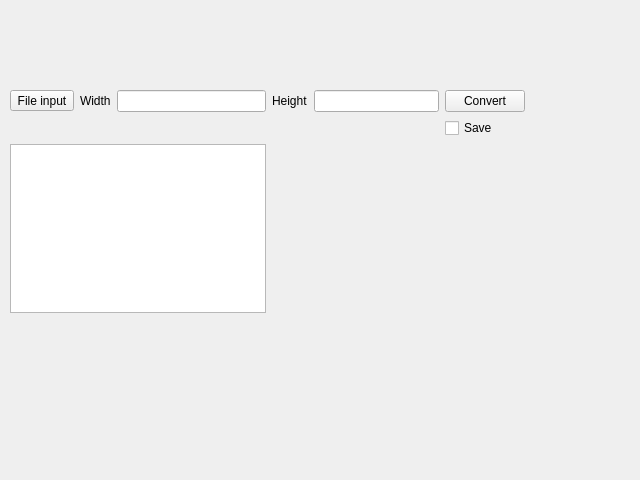
<?xml version="1.0" encoding="UTF-8"?>
<ui version="4.0">
 <class>Form</class>
 <widget class="QWidget" name="Form">
  <property name="geometry">
   <rect>
    <x>0</x>
    <y>0</y>
    <width>640</width>
    <height>480</height>
   </rect>
  </property>
  <property name="windowTitle">
   <string>Form</string>
  </property>
  <widget class="QWidget" name="layoutWidget">
   <property name="geometry">
    <rect>
     <x>10</x>
     <y>90</y>
     <width>515</width>
     <height>223</height>
    </rect>
   </property>
   <layout class="QGridLayout" name="gridLayout">
    <item row="0" column="2">
     <widget class="QLineEdit" name="lineEdit"/>
    </item>
    <item row="0" column="0">
     <widget class="QToolButton" name="findButton">
      <property name="toolTip">
       <string>&lt;html&gt;&lt;head/&gt;&lt;body&gt;&lt;p&gt;Нажмите для загрузки файла&lt;/p&gt;&lt;/body&gt;&lt;/html&gt;</string>
      </property>
      <property name="text">
       <string>File input</string>
      </property>
     </widget>
    </item>
    <item row="0" column="1">
     <widget class="QLabel" name="label">
      <property name="text">
       <string>Width</string>
      </property>
     </widget>
    </item>
    <item row="0" column="3">
     <widget class="QLabel" name="label_2">
      <property name="text">
       <string>Height</string>
      </property>
     </widget>
    </item>
    <item row="0" column="5">
     <widget class="QPushButton" name="pushButton">
      <property name="text">
       <string>Convert</string>
      </property>
     </widget>
    </item>
    <item row="0" column="4">
     <widget class="QLineEdit" name="lineEdit_2"/>
    </item>
    <item row="2" column="0" colspan="3">
     <widget class="QGraphicsView" name="graphicsView"/>
    </item>
    <item row="1" column="5">
     <widget class="QCheckBox" name="checkBox">
      <property name="text">
       <string>Save</string>
      </property>
     </widget>
    </item>
   </layout>
  </widget>
 </widget>
 <resources/>
 <connections/>
</ui>
